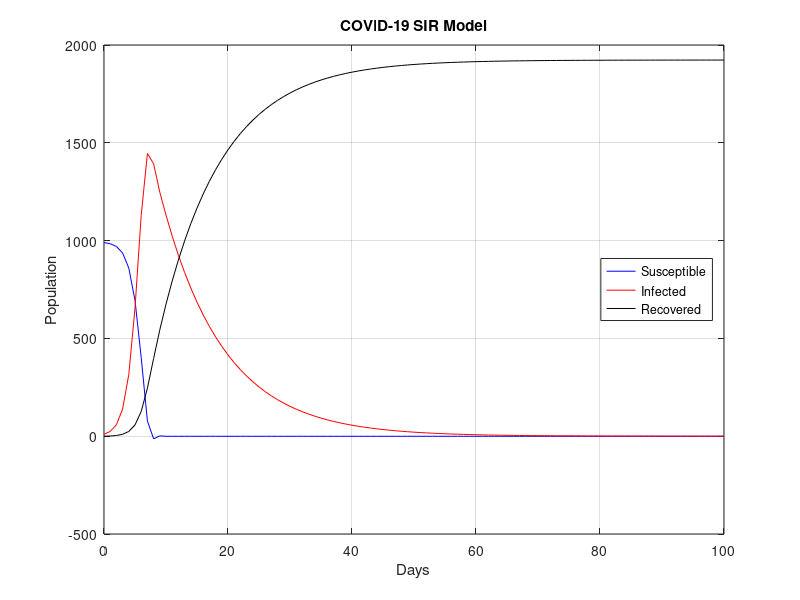

Reproduce this figure in MATLAB.
% %%% COVID-19 %%% %
h = 1; % day
% Initial conditions
S0 = 990; 
I0 = 10;
R0 = 0; 

a = 0; % day 0 
b = 100; % day 100 (time simulation)
n = (b-a)/h; % step size
B = 1; % transmission rate for COVID
g = 0.1; % recovery rate for COVID
N = S0 + R0 + I0; % total population (constant)
t = linspace(a,b,n+1);
S = zeros(1,n+1);
I = zeros(1,n+1);
R = zeros(1,n+1);
S(1) = S0;
I(1) = I0;
R(1) = R0;

% Equations
fS = @(S,I) -B*S*I / N; % Susceptible function
fI = @(S,I) B*S*I / N - g*I; % Infected function
fR = @(I) g*I; % Recovered function 

% Fourth order Runge-Kutta method
for i = 1:n
    K1S = fS(S(i),I(i));
    K2S = fS(S(i)+0.5*h, I(i)+0.5*K1S*h);
    K3S = fS(S(i)+0.5*h,I(i)+0.5*K2S*h);
    K4S = fS(S(i+1),I(i)+K3S*h);
    S(i+1) = S(i) + (K1S+2*K2S+2*K3S+K4S)*(h/6);

    K1I = fI(S(i),I(i));
    K2I = fI(S(i) + 0.5*h, I(i) + 0.5*K1I*h);
    K3I = fI(S(i) + 0.5*h, I(i) + 0.5*K2I*h);
    K4I = fI(S(i+1), I(i) + K3I*h);
    I(i+1) = I(i) + (K1I+2*K2I+2*K3I+K4I)* (h/6);

    K1R = fR(I(i));
    K2R = fR(I(i) + 0.5*K1R*h);
    K3R = fR(I(i) + 0.5*K2R*h);
    K4R = fR(I(i) + K3R*h);
    R(i+1) = R(i) + (K1R+2*K2R+2*K3R+K4R)*(h/6);
end

plot(t,S,'b-')
grid on
hold on 
plot(t,I,'r-')
plot(t,R,'k-')
legend('Susceptible','Infected','Recovered','Location','east')
title 'COVID-19 SIR Model'
xlabel('Days')
ylabel('Population')